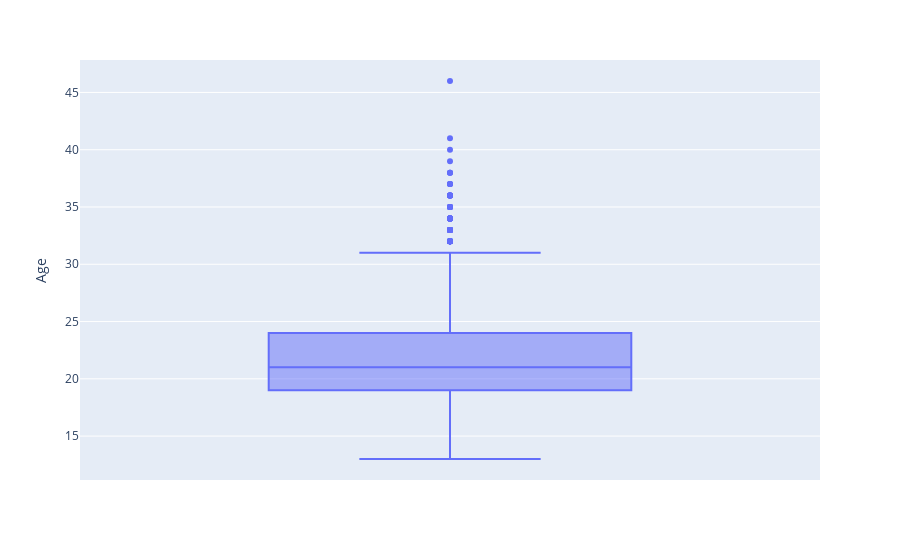

This figure's notebook cell:
### Markdown cell above
**p-value < 0.05, значит мы отклоняем H0 о нормальности данных**

### Code cell
px.box(mans_age, y='Age')

### Figure 1 — Plotly figure (JSON) as saved in the notebook; plotly's stock layout.template omitted (floating-point values rounded to 4 significant figures; data arrays with more than 128 entries replaced by an {"elided": "..."} marker saying what was removed)
{"data": [{"alignmentgroup": "True", "hovertemplate": "Age=%{y}<extra></extra>", "legendgroup": "", "marker": {"color": "#636efa"}, "name": "", "notched": false, "offsetgroup": "", "orientation": "v", "showlegend": false, "type": "box", "x0": " ", "xaxis": "x", "y": {"elided": "6749 int values"}, "y0": " ", "yaxis": "y"}], "layout": {"boxmode": "group", "legend": {"tracegroupgap": 0}, "margin": {"t": 60}, "xaxis": {"anchor": "y", "domain": [0, 1]}, "yaxis": {"anchor": "x", "domain": [0, 1], "title": {"text": "Age"}}}}
